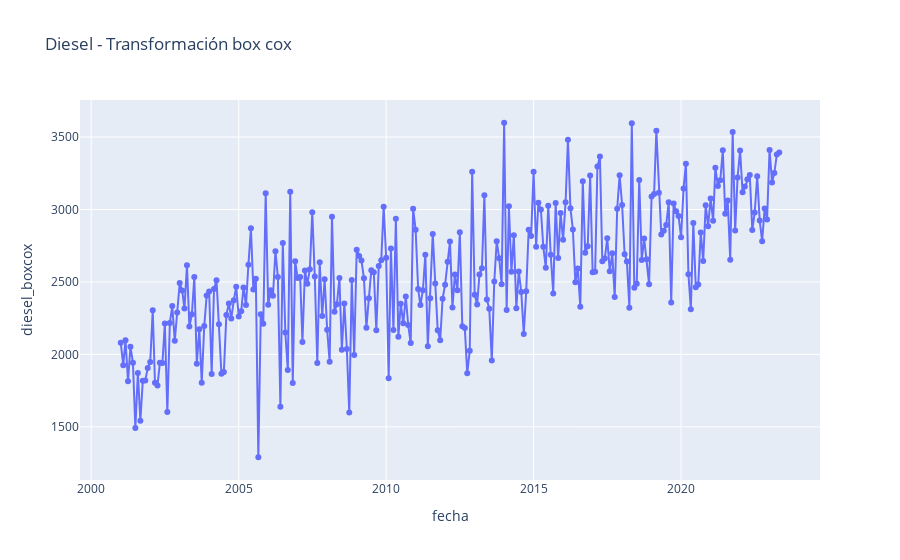

Write notebook code for a chart like this one.
### Markdown cell above
### Transformación de la serie
La serie requiere una transformación de tipo box-cox dado que no es estacionaria en varianza.

### Code cell
data_diesel['diesel_boxcox'] = boxcox(data_diesel['diesel'])[0]
fig = px.line(data_diesel, x='fecha', y='diesel_boxcox', title='Diesel - Transformación box cox', markers=True)

fig.show()

### Figure 1 — Plotly figure (JSON) as saved in the notebook; plotly's stock layout.template omitted (floating-point values rounded to 4 significant figures; data arrays with more than 128 entries replaced by an {"elided": "..."} marker saying what was removed)
{"data": [{"hovertemplate": "fecha=%{x}<br>diesel_boxcox=%{y}<extra></extra>", "legendgroup": "", "line": {"color": "#636efa", "dash": "solid"}, "marker": {"symbol": "circle"}, "mode": "lines+markers", "name": "", "orientation": "v", "showlegend": false, "type": "scatter", "x": {"elided": "269 str values"}, "xaxis": "x", "y": {"elided": "269 float values"}, "yaxis": "y"}], "layout": {"legend": {"tracegroupgap": 0}, "title": {"text": "Diesel - Transformación box cox"}, "xaxis": {"anchor": "y", "domain": [0, 1], "title": {"text": "fecha"}}, "yaxis": {"anchor": "x", "domain": [0, 1], "title": {"text": "diesel_boxcox"}}}}
